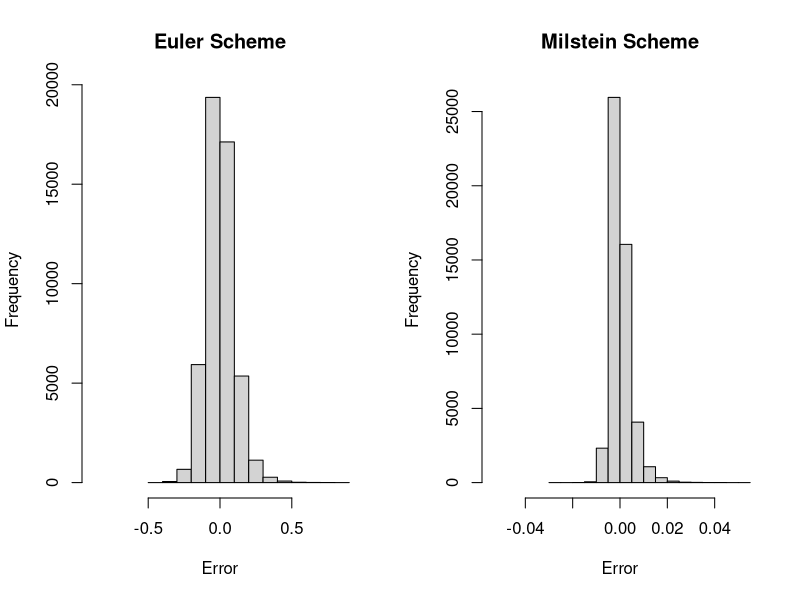
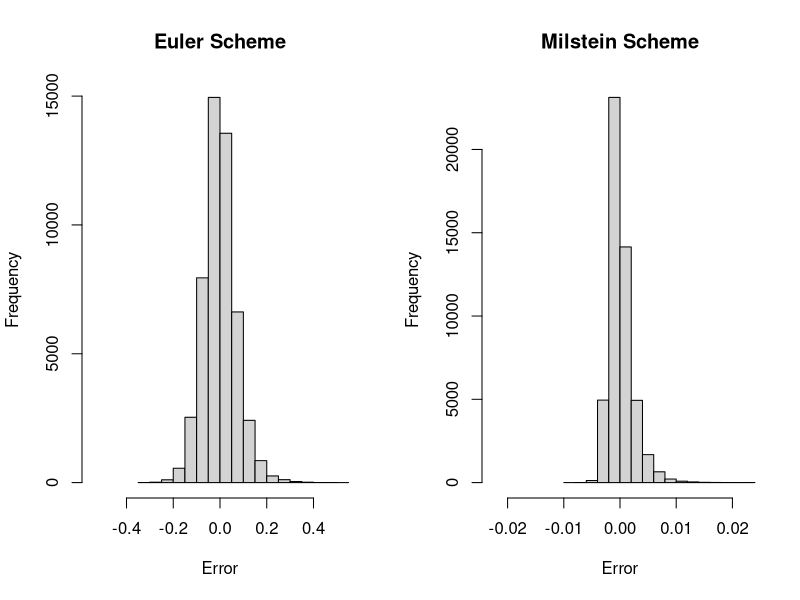
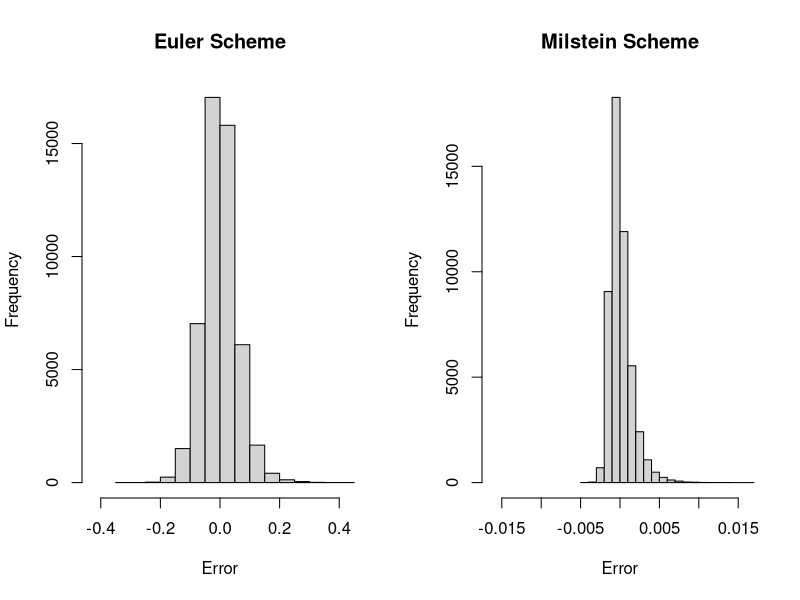

Write R code to recreate these figures, in order. (Note: a time limit stopped this script after it produced the figures.)
# Initialize variables
S_0 <- 10; K <- 8; r <- 0.05; sigma <- 0.3; T <- 1
M_lst <- c(50, 100, 150); n <- 5e4

Sim_call <- function(n, M, S_0, K, r, sigma, T, theta){
  delta_t <- T / M
  
  Euler <- function(z, S_t, theta){
    S_t*(1 + r*delta_t) + sigma*S_t^(theta/2)*sqrt(delta_t)*z
  }
  
  Milstein <- function(z, S_t, theta){
    (Euler(z, S_t, theta) + 
       sigma^2*theta/2*S_t^(theta-1)*delta_t/2*(z^2-1))
  }
  
  Exact <- function(z, S_t, theta=2){
    S_t*exp((r - sigma^2/2)*delta_t + sigma*sqrt(delta_t)*z)
  }
  
  # Asian_call
  S_Eul <- S_0; avg_Eul <- S_0 / (M+1)
  S_Mil <- S_0; avg_Mil <- S_0 / (M+1)
  if (theta == 2) {
    S_Ext <- S_0; avg_Ext <- S_0 / (M+1)
  } else {
    S_Ext <- NA; avg_Ext <- NA
  }

  for (m in 1:M){
    z <- rnorm(n)
    S_Eul <- Euler(z, S_Eul, theta)
    avg_Eul <- avg_Eul + S_Eul/(M+1)
    
    S_Mil <- Milstein(z, S_Mil, theta)
    avg_Mil <- avg_Mil + S_Mil/(M+1)
    
    if (theta == 2){
      S_Ext <- Exact(z, S_Ext, theta)
      avg_Ext <- avg_Ext + S_Ext/(M+1)
    }
  }
  
  list(Eul=list(price=S_Eul, payoff=exp(-r*T)*mean(avg_Eul)), 
       Mil=list(price=S_Mil, payoff=exp(-r*T)*mean(avg_Mil)), 
       Ext=list(price=S_Ext, payoff=exp(-r*T)*mean(avg_Ext)))
}

Sim_Milstein <- function(n, M, S_0, K, r, sigma, T, theta){
  delta_t <- T / M; S_t <- S_0
  for (m in 1:M){
    z <- rnorm(n)
    S_t <- (S_t*(1 + r*delta_t) + sigma*S_t^(theta/2)*sqrt(delta_t)*z
            + sigma^2*theta/2*S_t^(theta-1)*delta_t/2*(z^2-1))
  }
  S_t
}

################################################################################
BS_results <- data.frame(M=M_lst, n=n, theta=2,
                         Asian_Eul=0, Asian_Mil=0, Asian_Ext=0)
par(mfrow=c(1,2))
set.seed(4002)
for (i in 1:length(M_lst)){
  M <- M_lst[i]
  Asian_BS <- Sim_call(n, M, S_0, K, r, sigma, T, 2)
  BS_results$Asian_Eul[i] <- Asian_BS$Eul$payoff
  BS_results$Asian_Mil[i] <- Asian_BS$Mil$payoff
  BS_results$Asian_Ext[i] <- Asian_BS$Ext$payoff
  
  Eul_diff <- Asian_BS$Ext$price - Asian_BS$Eul$price
  Mil_diff <- Asian_BS$Ext$price - Asian_BS$Mil$price
  hist(Eul_diff, xlim=c(-max(abs(Eul_diff)), max(abs(Eul_diff))),
       xlab="Error", main="Euler Scheme")
  hist(Mil_diff, xlim=c(-max(abs(Mil_diff)), max(abs(Mil_diff))),
       xlab="Error", main="Milstein Scheme")
}
BS_results

################################################################################
theta <- 1
CEV_results <- data.frame(M=M_lst, n=n, theta=theta,
                          Asian_Eul=0, Asian_Mil=0, Asian_Ext=0)
set.seed(4002)
bootstrapped <- Sim_Milstein(1e6, 1e4, S_0, K, r, sigma, T, theta)
i <- ((1:n) - 0.5)/n
q <- quantile(bootstrapped, probs=i, type=4, names=FALSE)
for (i in 1:length(M_lst)){
  M <- M_lst[i]
  Asian_theta <- Sim_call(n, M, S_0, K, r, sigma, T, theta)
  CEV_results$Asian_Eul[i] <- Asian_theta$Eul$payoff
  CEV_results$Asian_Mil[i] <- Asian_theta$Mil$payoff
  
  qqplot(q, sort(Asian_theta$Eul$price), 
         ylab="Sample quantiles", main="Euler scheme")
  abline(lsfit(q, sort(Asian_theta$Eul$price)))
  
  qqplot(q, sort(Asian_theta$Mil$price), 
         ylab="Sample quantiles", main="Milstein scheme")
  abline(lsfit(q, sort(Asian_theta$Mil$price)))
  
  Eul_diff <- q - sort(Asian_theta$Eul$price)
  Mil_diff <- q - sort(Asian_theta$Mil$price)
  hist(Eul_diff, xlab="Error", main="Euler Scheme", 
       breaks=1000, xlim=c(-0.03, 0.03))
  hist(Mil_diff, xlab="Error", main="Milstein Scheme", 
       breaks=1000, xlim=c(-0.03, 0.03))
  
}
CEV_results

################################################################################
theta <- 1.8
CEV_results <- data.frame(M=M_lst, n=n, theta=theta,
                          Asian_Eul=0, Asian_Mil=0)
set.seed(4002)
bootstrapped <- Sim_Milstein(1e6, 1e4, S_0, K, r, sigma, T, theta)
i <- ((1:n) - 0.5)/n
q <- quantile(bootstrapped, probs=i, type=4, names=FALSE)
for (i in 1:length(M_lst)){
  M <- M_lst[i]
  Asian_theta <- Sim_call(n, M, S_0, K, r, sigma, T, theta)
  CEV_results$Asian_Eul[i] <- Asian_theta$Eul$payoff
  CEV_results$Asian_Mil[i] <- Asian_theta$Mil$payoff
  
  qqplot(q, sort(Asian_theta$Eul$price), 
         ylab="Sample quantiles", main="Euler scheme")
  abline(lsfit(q, sort(Asian_theta$Eul$price)))
  
  qqplot(q, sort(Asian_theta$Mil$price), 
         ylab="Sample quantiles", main="Milstein scheme")
  abline(lsfit(q, sort(Asian_theta$Mil$price)))
}
CEV_results
